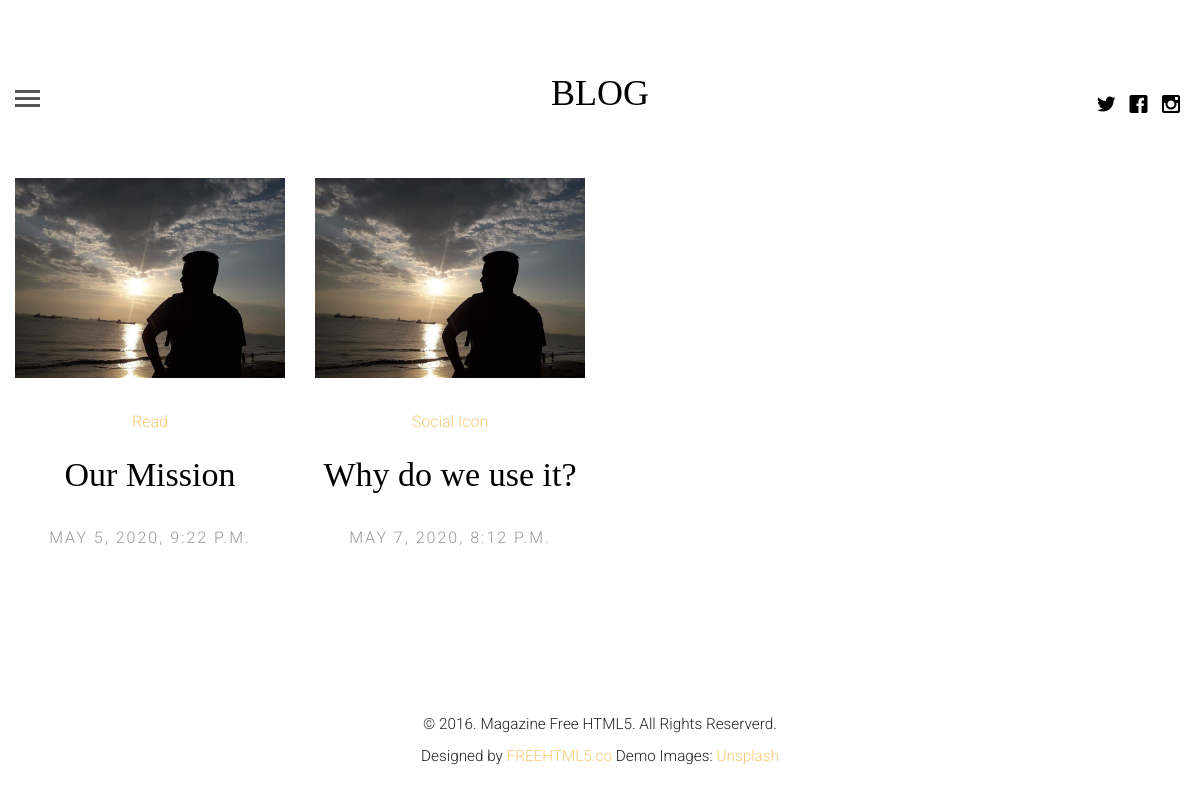
The app's page /, older data.
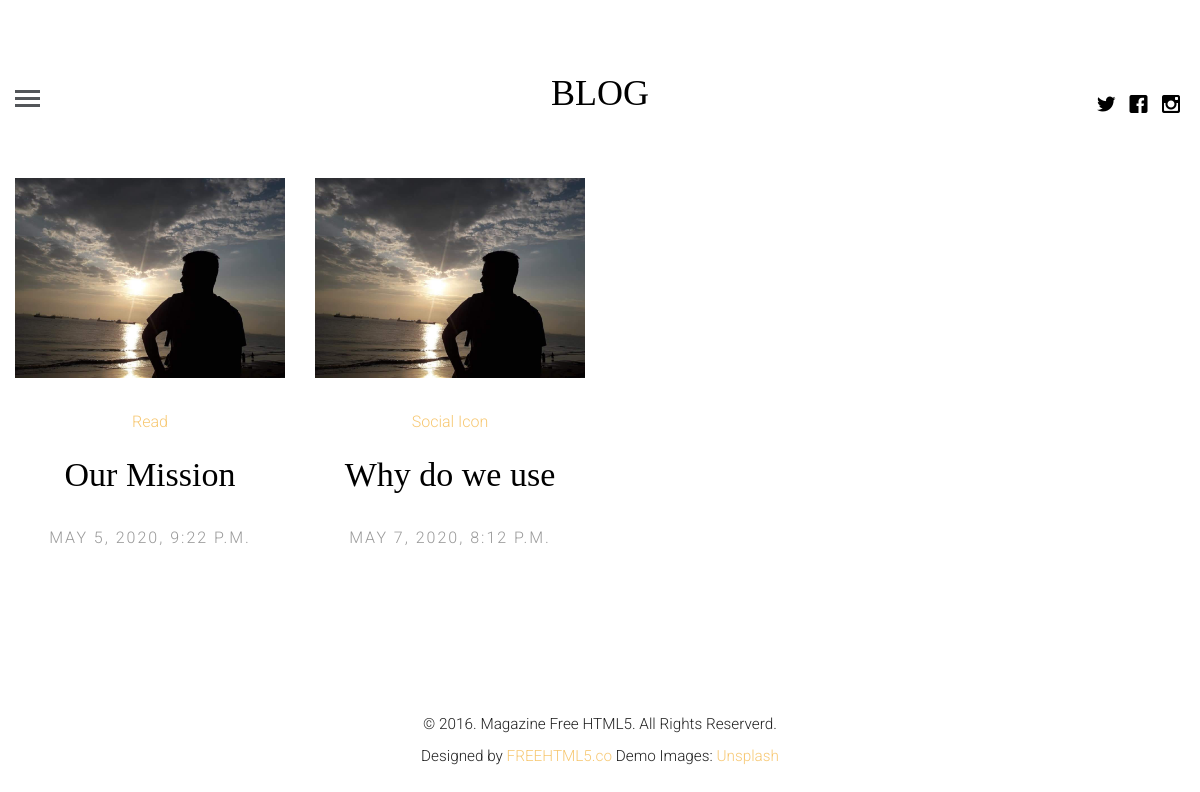
The same page, newer data.
### blogApp/models.py (models this page shows, shortened)
class Article(models.Model):
    article_author = models.ForeignKey(Author,on_delete=models.CASCADE)
    title          = models.CharField(max_length=200)
    body           = models.TextField()
    image          = models.FileField(default="")
    posted_on      = models.DateTimeField(auto_now=False, auto_now_add=True)
    updated_on     = models.DateTimeField(auto_now=True, auto_now_add=False)
    category       = models.ForeignKey(Category,on_delete=models.CASCADE)

class Category(models.Model):
    name    = models.CharField(max_length=100)

### blogApp/views.py (the view)
# urls.py: path('', views.index , name="index"),
def index(request):
    allArticle = Article.objects.all()
    return render(request,'index.html' , {'allArticle':allArticle})

### templates/index.html (shortened to what this page needs)
{% extends 'base.html' %}
{% load static %}
{% block content %}
	<div class="row fh5co-post-entry">
	{% for data in allArticle %}
		<article class="col-lg-3 col-md-3 col-sm-3 col-xs-6 col-xxs-12 animate-box">
			<figure>
				<a href="{% url 'article' id=data.id %}"><img src="{{ data.image.url }}" style="height:200px;width:100%" alt="Image" class="img-responsive"></a>
			</figure>
			<span class="fh5co-meta"><a href="{% url 'topic' name=data.category.name %}">{{ data.category.name }}</a></span>
			<h2 class="fh5co-article-title"><a href="{% url 'article' id=data.id %}">{{ data.title }}</a></h2>
			<span class="fh5co-meta fh5co-date">{{ data.posted_on }}</span>
		</article>
	{% endfor %}
	</div>
{% endblock  %}

Row changes from the older to the newer data that the page shows:
changed Article "Social Icon": title "Why do we use it?" → "Why do we use"
